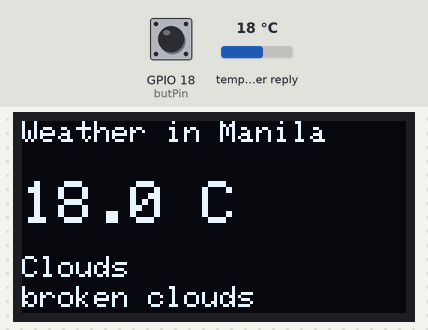
Bench run of a sketch on a simulated ESP32. On the bench: 128×64 one-colour display. Inputs (shaded band) come from the test bench; at power-on: GPIO 18 (butPin) HIGH, temperature in the weather reply 18 °C. WiFi joins after 1.5 s; servers stay silent unless stated; the local clock reads 2024-03-15 10:24:30 at power-on unless the sketch sets it; web services answer with replies made up by the test bench; what the sketch prints to the serial monitor is not drawn.

Above: at 4.9 s.
5.0 s: GPIO 18 (butPin) pulled LOW for 0.15 s
At 6.8 s:
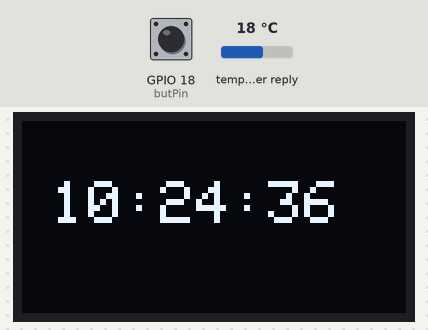
8.1 s: GPIO 18 (butPin) pulled LOW for 1 s
At 9.9 s:
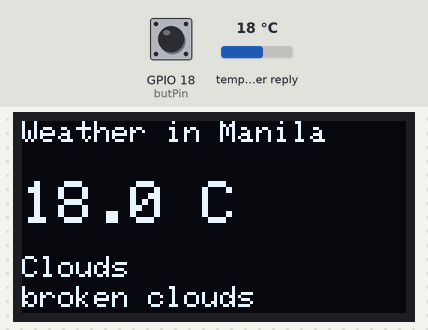
10.6 s: GPIO 18 (butPin) pulled LOW for 0.15 s
At 11.3 s:
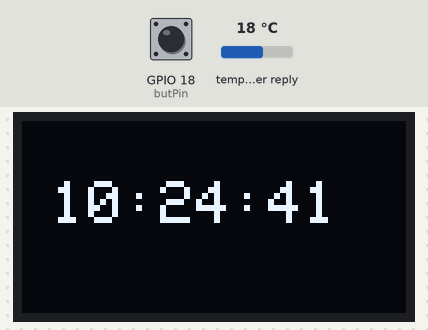
12.5 s: GPIO 18 (butPin) pulled LOW for 3.2 s
At 16.2 s:
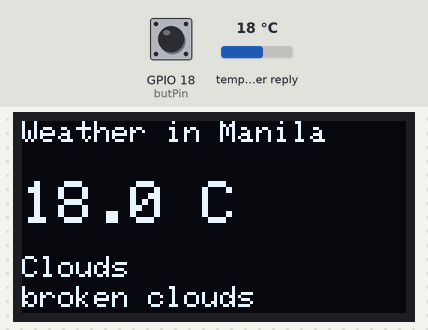
Timing chart, 0 to 17.7 s (numbered marks = the images above; inputs shaded):
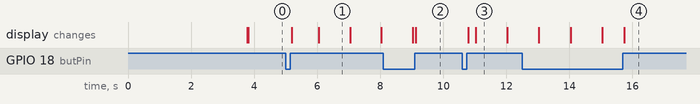

The sketch:

Project14-RTWeather_TimeDisplay.ino
```cpp
  // this was pretty tiring to do lol
#include <WiFi.h>
#include <HTTPClient.h>
#include <ArduinoJson.h>
#include <Adafruit_GFX.h>
#include <Adafruit_SSD1306.h>
  #define SCREEN_WIDTH 128
  #define SCREEN_HEIGHT 64
  #define OLED_RESET -1

Adafruit_SSD1306 display(SCREEN_WIDTH, SCREEN_HEIGHT, &Wire, OLED_RESET);

//put your wifi name and password
const char* ssid = "yourWifiName";
const char* password = "youurPassword";
const char* apiKey = "yourAPIKey"; // from OpenWeatherMap api keys
const char* city = "Manila"; // put your city, this is just an example
const char* countryCode = "PH"; // put your country code ^^
//put your button pin
//OLED PINS -- SDA=21, SCL= 22
int butPin = 18;
int butOld;
int butNew;

bool mode = 0;
unsigned long lastUpdate = 0;
String mainWeather;
String weatherDesc;
float tempC = 0.0;

void connectWifi () {
   WiFi.begin(ssid, password);
  Serial.print("Connecting to WiFi");
  while (WiFi.status() != WL_CONNECTED) {
    delay(500);
    Serial.print(".");
  }
  Serial.println("\nConnected");
  Serial.print("IP address: ");
  Serial.println(WiFi.localIP());
}

void getTime () {
  configTime(8*3600, 0, "pool.ntp.org", "time.nist.gov"); // please set your GMT (mine is +8 so)

  Serial.println("Syncing time using NTP..");
  delay(2000);
  struct tm timeinfo;
  if (!getLocalTime(&timeinfo)) {
   Serial.println("Failed to obtain time");
   return;
  }
  Serial.println("Time synced");
}

void getWeather () {
  if (WiFi.status() != WL_CONNECTED) return;

  HTTPClient http;
  String url = "http://api.openweathermap.org/data/2.5/weather?q=" + String(city) + "," + String(countryCode) + "&appid=" + String(apiKey) + "&units=metric";
  http.begin(url);
  int httpCode = http.GET();

  if (httpCode == 200) {
   String payload = http.getString();
   DynamicJsonDocument doc(1024);
   deserializeJson(doc, payload);

   tempC = doc["main"]["temp"];
   mainWeather = doc ["weather"][0]["main"].as<String>();
   weatherDesc = doc ["weather"][0]["description"].as<String>();

   Serial.println ("Updated weather! " + mainWeather + "(" + String(tempC) +"C)");
  }
  else {Serial.println("Failed to connect to weather data. Code: " + String (httpCode));}
}

void showWeather () {
  display.clearDisplay();
  display.setTextSize(1);
  display.setTextColor(SSD1306_WHITE);

  display.setCursor(0, 0);
  display.println("Weather in " + String(city));
  display.setTextSize(2);

  display.setCursor(0, 20);
  display.print(tempC, 1);
  display.println(" C");
  display.setTextSize(1);

  display.setCursor(0, 45);
  display.println(mainWeather);
  display.setCursor(0, 55);
  display.println(weatherDesc);
  display.display();
}

void showClock () {
  struct tm timeinfo;
  if (!getLocalTime(&timeinfo)) return;

  char timeStr[9];
  strftime(timeStr, sizeof(timeStr), "%H:%M:%S", &timeinfo);

  display.clearDisplay();
  display.setTextSize(2);
  display.setTextColor(SSD1306_WHITE);
  display.setCursor(10, 20);
  display.println(timeStr);
  display.display();
}

void setup() {
  // put your setup code here, to run once:
  Serial.begin(115200);

  pinMode(butPin, INPUT_PULLUP);
  digitalWrite(butPin, HIGH);
  butOld = digitalRead(butPin);

  if (!display.begin(SSD1306_SWITCHCAPVCC, 0x3C)) {
   Serial.println("OLED initialization failed!");
   for (;;);
 }

 display.clearDisplay();
 display.display();

 connectWifi();
 getTime();
 getWeather();
 showClock();
}

void loop() {
  // put your main code here, to run repeatedly:

  butNew = digitalRead(butPin);
  if (butOld == 0 && butNew == 1) {
   mode = !mode;
  }
  butOld = butNew;

// get weather every 10 minutes
  if (millis() - lastUpdate > 600000) {
    getWeather();
    lastUpdate = millis();
  }

  if (mode){showClock();}
  else {showWeather();}
}
```

Measured:
- after the input at 5.0 s, the display: first changes after 0.20 s (image 1 shows a later state)
- after the input at 8.1 s, the display: first differs from a run without the input after 1.0 s (image 2)
- after the input at 10.6 s, the display: first changes after 0.20 s (image 3 shows a later state)
- after the input at 12.5 s, the display: first differs from a run without the input after 3.2 s (image 4)
- what the display in image 1 shows lasts 1.0 s, from 6.0 s to 7.0 s
